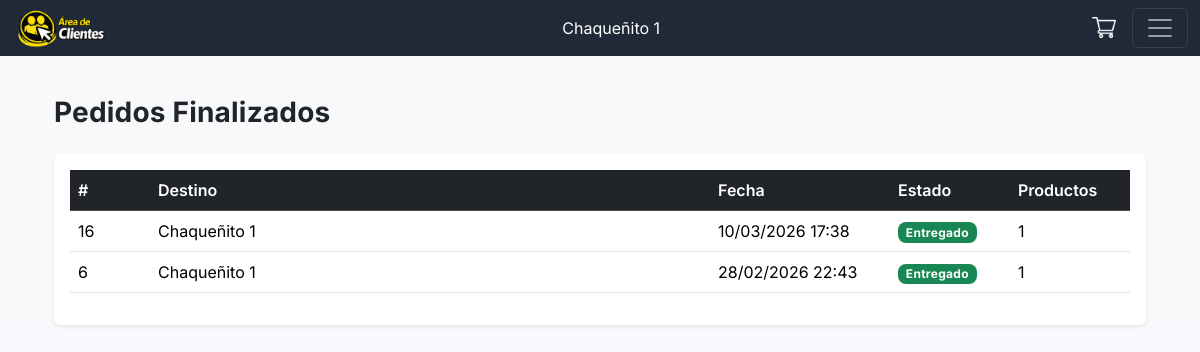
/cliente/entregas/ (signed in), run on the app's committed database.
### encargado/models.py (models this page shows, shortened)
class Comercio(models.Model):
    nombre = models.CharField(max_length=200)
    cuit = models.IntegerField()
    direccion = models.CharField(max_length=200)

class Pedido(models.Model):
    comercio_origen = models.ForeignKey(
        Comercio, on_delete=models.RESTRICT, null=True,
        blank=True)
    observaciones = models.CharField(max_length=100, null=True, blank=True)
    cliente = models.ForeignKey(
        Cliente, on_delete=models.RESTRICT)
    pedido_pendiente = models.OneToOneField(
        Pedido_cliente,
        on_delete=models.CASCADE,
        null=True,
        blank=True
    )
    viaje = models.ForeignKey(
        Viaje, on_delete=models.RESTRICT, null=True, blank=True)
    user_id = models.ForeignKey(User, on_delete=models.CASCADE, default=1)
    creado_en = models.DateTimeField(default=timezone.now)
    estado = models.ForeignKey(
        EstadoPedidos, on_delete=models.CASCADE, default=1)
    history = HistoricalRecords()
    class Meta:
        db_table = 'pedido'
        verbose_name = 'Pedido'
        verbose_name_plural = 'Pedidos'
        ordering = ['id']

class Cliente(models.Model):
    nombre = models.CharField(max_length=200)
    apellido = models.CharField(max_length=200)
    dni = models.IntegerField()
    direccion = models.CharField(max_length=200)
    telefono = models.IntegerField()
    comercio = models.ForeignKey(Comercio, on_delete=models.CASCADE)
    user = models.ForeignKey(User, on_delete=models.CASCADE)

### cliente/views.py (the view)
# urls.py: path("entregas/", views.entregas, name="entregas"),
@login_required
def entregas(request):
    cliente = Cliente.objects.filter(user=request.user).first()
    pedidos = []
    if cliente:
        pedidos = Pedido.objects.filter(
            cliente=cliente,
            estado__estado='entregado'
        ).order_by('-creado_en')
    return render(request, 'cliente/entregas.html', {
        'pedidos': pedidos
    })

### carneclick/context_processors.py (called while the page is built)
def client_info(request):
    cliente = None
    comercio_nombre = ''
    try:
        if request.user and request.user.is_authenticated:
            from encargado.models import Cliente as ClienteModel
            cliente = ClienteModel.objects.filter(
                user=request.user).select_related('comercio').first()
            if cliente and getattr(cliente, 'comercio', None):
                comercio_nombre = cliente.comercio.nombre
    except Exception:
        cliente = None
        comercio_nombre = ''
    return {
        'cliente_obj': cliente,
        'comercio_nombre': comercio_nombre,
    }

### cliente/templates/cliente/entregas.html (shortened to what this page needs)
{% extends "cliente.html" %}
{% load static %}
{% block content %}
<div class="container my-4">
  <div class="d-flex justify-content-between align-items-center mb-3">
    <h3 class="fw-bold">Pedidos Finalizados</h3>
  </div>
  {% if pedidos %}
    <div class="table-responsive shadow-sm rounded bg-white p-3 d-none d-md-block">
      <table class="table table-hover align-middle">
        <thead class="table-dark">
          <tr>
            <th style="width:80px;">#</th>
            <th>Destino</th>
            <th style="width:180px;">Fecha</th>
            <th style="width:120px;">Estado</th>
            <th style="width:120px;">Productos</th>
          </tr>
        </thead>
        <tbody>
          {% for p in pedidos %}
            <tr>
              <td>{{ p.id }}</td>
              <td>{{ p.cliente.comercio.nombre }}</td>
              <td>{{ p.creado_en|date:"d/m/Y H:i" }}</td>
              <td><span class="badge bg-success">Entregado</span></td>
              <td>{{ p.detallepedido_set.count }}</td>
            </tr>
          {% endfor %}
        </tbody>
      </table>
    </div>
  {% else %}
    <div class="alert alert-info">No hay entregas registradas.</div>
  {% endif %}
</div>
{% endblock %}

### cliente/templates/cliente.html (shortened to what this page needs)
{% load static %}
<!DOCTYPE html>
<html lang="es">
<head>
    <link href="https://cdn.jsdelivr.net/npm/bootstrap@5.3.8/dist/css/bootstrap.min.css" rel="stylesheet">
    <link rel="stylesheet" href="{% static 'css/theme.css' %}">
</head>
<body class="bg-light">
<nav class="navbar navbar-dark bg-dark fixed-top">
    <div class="container-fluid">
        <img src="{% static 'img/logo_cliente.png' %}" alt="Logo" height="40">
        {% if comercio_nombre %}
        <span class="text-white ms-3">{{ comercio_nombre }}</span>
        {% endif %}
        <div class="d-flex align-items-center gap-3">
            <a href="{% url 'cliente:ver_carrito' %}" class="text-white text-decoration-none position-relative">
                <img src="{% static 'img/carrito-de-compras.png' %}" height="24">
            </a>
            <button class="navbar-toggler" type="button" data-bs-toggle="offcanvas" data-bs-target="#sidebarCliente">
                <span class="navbar-toggler-icon"></span>
            </button>
        </div>
    </div>
</nav>
<main class="container pt-5 mt-4">
    {% block content %}
    {% endblock %}
</main>
</body>
</html>

### carneclick/static/css/theme.css (style rules this page uses)
:root { --brand-bg: #f7f9fc; --brand-text: #212529; --brand-muted: #6c757d; --brand-primary: #0d6efd; --brand-success: #198754; --brand-warning: #ffc107; --brand-danger: #dc3545; --brand-info: #0dcaf0; --brand-border: #e9ecef; --brand-card-bg: #ffffff; }
html, body { background-color: var(--brand-bg); color: var(--brand-text); font-family: "Inter", system-ui, -apple-system, "Segoe UI", Roboto, "Helvetica Neue", Arial, "Noto Sans", "Liberation Sans", sans-serif; -webkit-font-smoothing: antialiased; -moz-osx-font-smoothing: grayscale; }
h1, h2, h3, h4, h5 { font-weight: 600; letter-spacing: 0.2px; }
.table thead th { font-weight: 600; }
.badge { border-radius: 0.5rem; letter-spacing: 0.3px; }
.navbar-dark.bg-dark { background-color: #1f2937 !important; }

### data on the page
Comercio: nombre "Chaqueñito 1"
Pedido: id "16", cliente.comercio.nombre "Chaqueñito 1", creado_en "10/03/2026 17:38", detallepedido_set.count "1"
Pedido: id "6", cliente.comercio.nombre "Chaqueñito 1", creado_en "28/02/2026 22:43", detallepedido_set.count "1"
